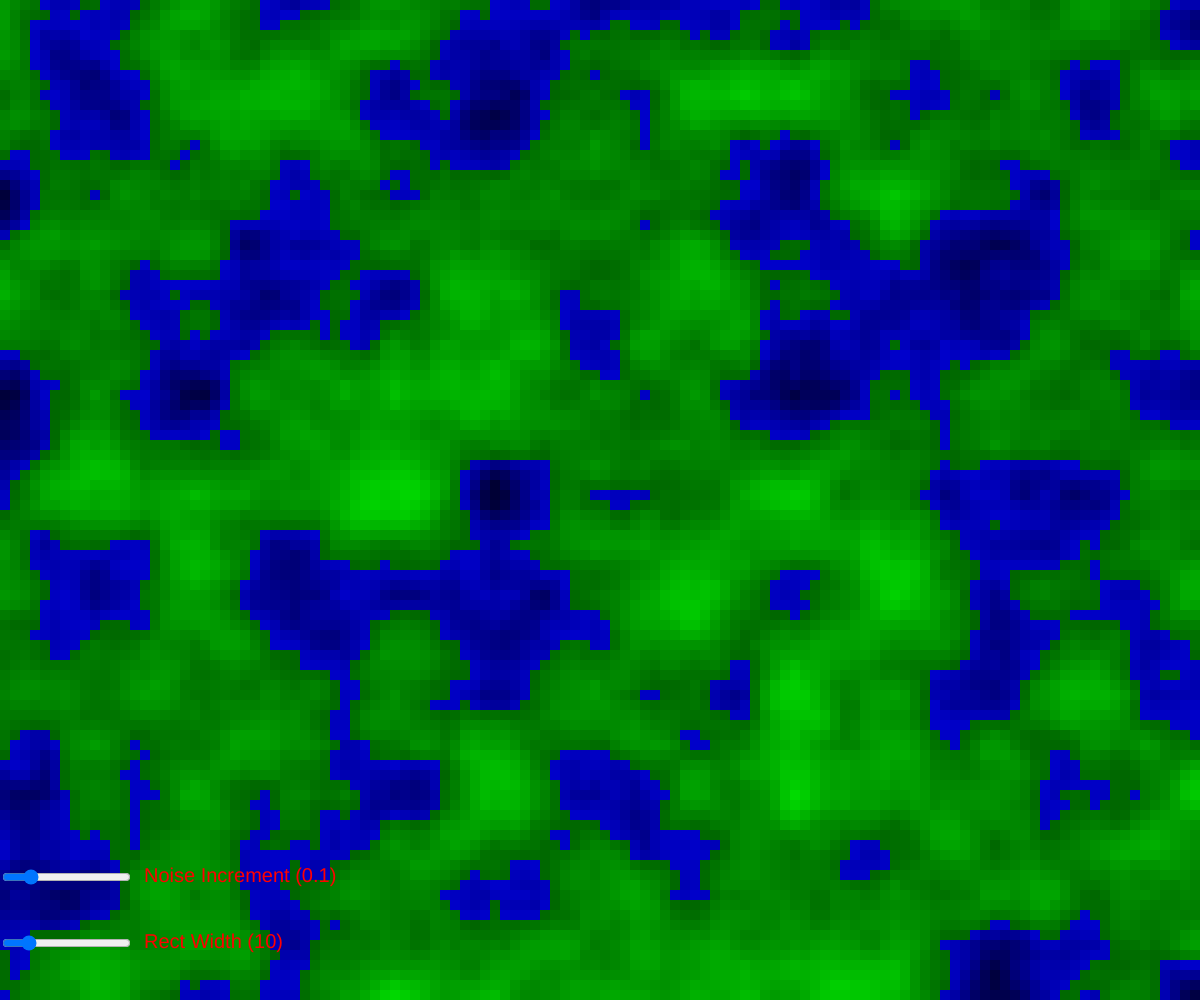
Frame 1 (no input)
Frame 60 (no input): identical to frame 1, image omitted
Frame 120 (the mouse pressed at the canvas centre since frame 60): identical to frame 1, image omitted

The p5.js sketch that drew this single still picture (run headless with seeded random() and noise() and a simulated clock; from frame 60 on, the mouse is pressed at the canvas centre):

// p5.js sketch
// ── sketch.js
// Project Title
// Your Name
// Date
//
// Extra for Experts:
// - describe what you did to take this project "above and beyond"
let _size,noiseValue,x,y,inc=0.1;

function setup() {
  createCanvas(windowWidth, windowHeight);
  _size=createSlider(6,30,10,1); // Slider for rectangle size
  _size.position(0,height-(height/15));

  inc=createSlider(0.01,0.5,0.1,0.01); // Slider for rectangle size
  inc.position(0,height-(height/15)*2);
  noStroke();
  textSize(20);
}

function draw() {
  x=0;
  for(let i = 0; i<width; i+=_size.value()){
    y=0;
    x+=inc.value();
    for(let j = 0; j<height;j+=_size.value()) {
      y+=inc.value();
      noiseValue=noise(x,y);
      if(noiseValue*100>40) fill(0,noiseValue*255,0);
      else fill(0,0,noiseValue*255*2);
      rect(i,j,_size.value(),_size.value());
    }
  }
  fill(255,0,0);
  text('Noise Increment ('+inc.value()+')', inc.width+15,inc.y+15);
  text('Rect Width ('+_size.value()+')', _size.width+15,_size.y+15);
}
